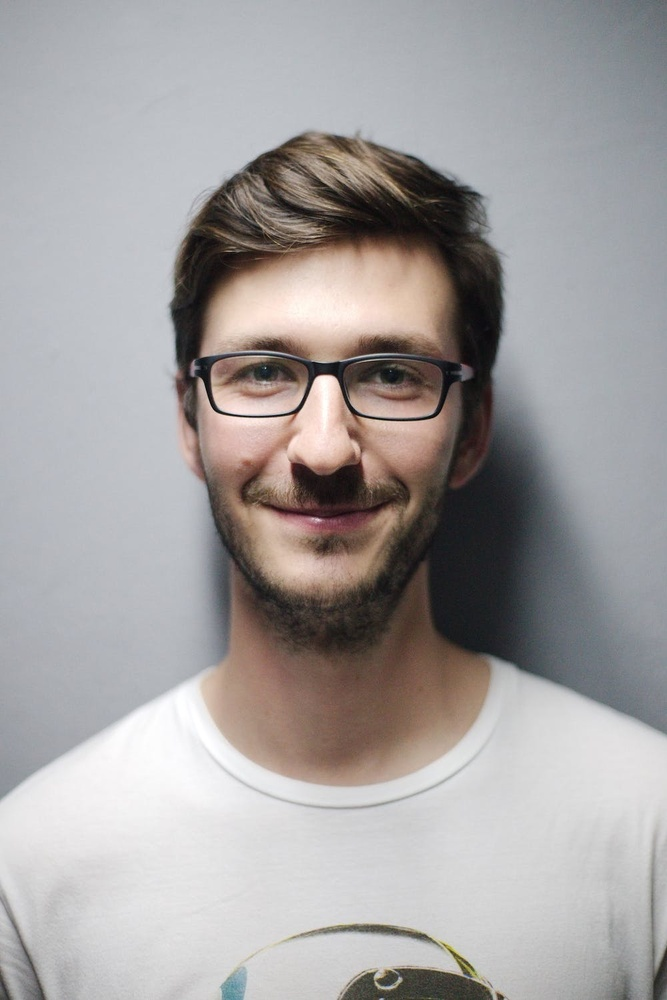
#> input picture code/sampleimage.jpeg, 667 x 1000 px, shrunk from 1000 x 1500 before the run
$ python opencv_demo.py
#> lines starting #> are read from the running program, lines starting #| are printed output that depends on the picture; after the words box and inside, x2 and y2 are one past the last pixel; in counts of white or black regions, pixels touching at a corner belong together
import numpy as np
import cv2

face_cascade = cv2.CascadeClassifier('lbpcascade_frontalface_improved.xml')

img = cv2.imread('sampleimage.jpeg')
#> img is the input picture: shape (1000, 667, 3); mean B, G, R 160.2, 160.4, 164
gray = cv2.cvtColor(img, cv2.COLOR_BGR2GRAY)
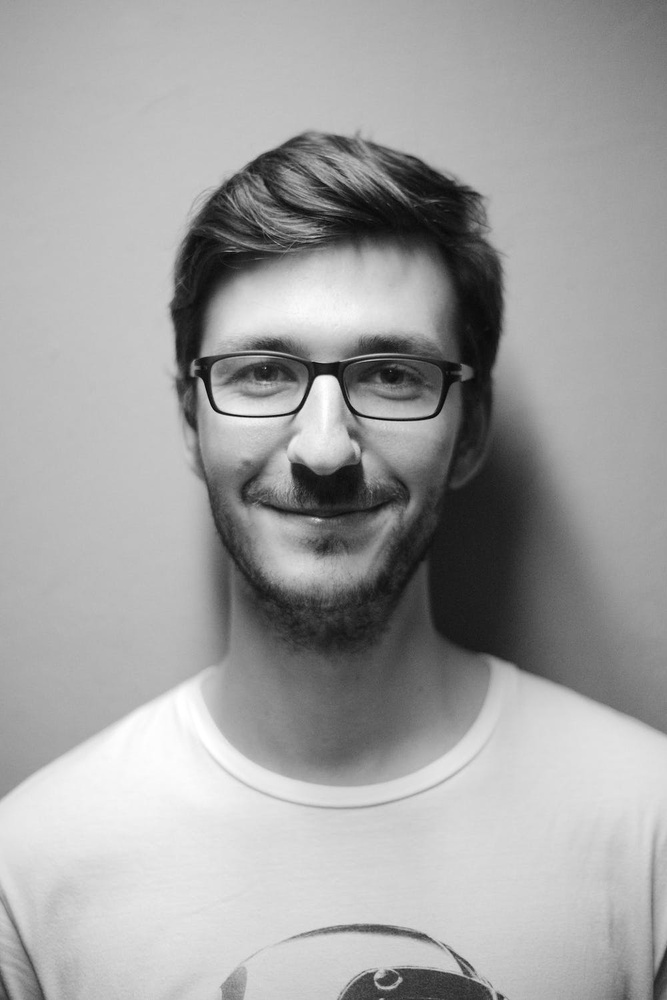
#> gray: shape (1000, 667); min 6, max 255, mean 161.6

faces = face_cascade.detectMultiScale(gray, 1.3, 5)
#> faces = [[214, 324, 217, 217]]
for (x,y,w,h) in faces:
    img = cv2.rectangle(img,(x,y),(x+w,y+h),(255,0,0),2)
    roi_gray = gray[y:y+h, x:x+w]
    roi_color = img[y:y+h, x:x+w]
#> this loop made 1 pass
#> pass 1, `img = cv2.rectangle(img,(x,y),(x+w,y+h),(255,0,0),2)`:
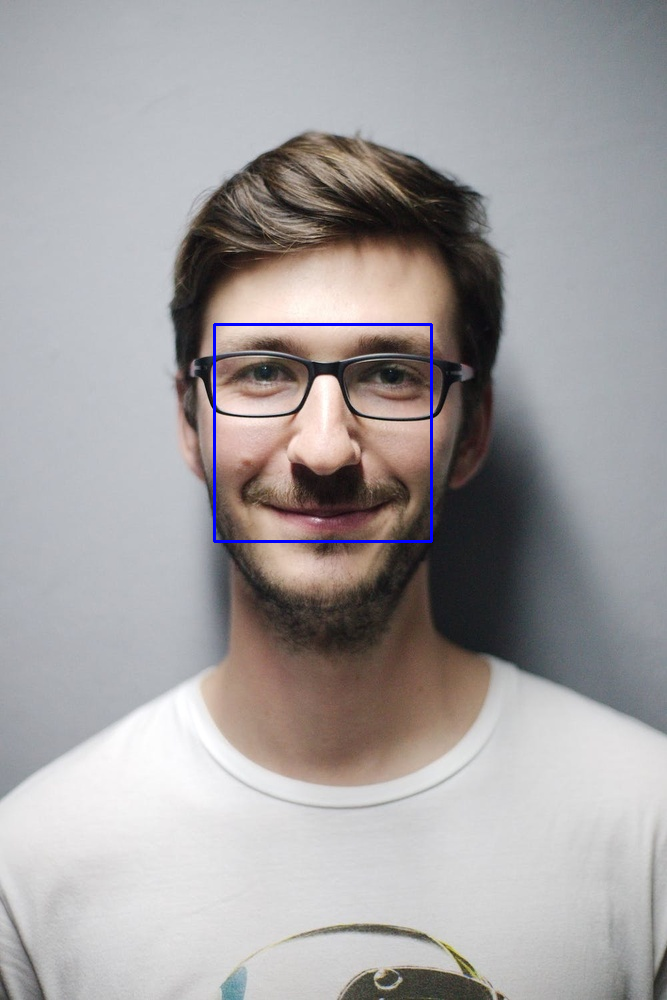
#> img: shape (1000, 667, 3); 0.39% of pixels changed, all inside (x1, y1, x2, y2) = (213, 323, 433, 543)
#> pass 1, `roi_gray = gray[y:y+h, x:x+w]`:
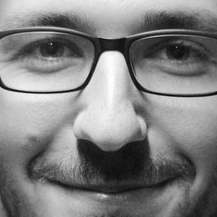
#> roi_gray: shape (217, 217); min 6, max 255, mean 128.9
#> pass 1, `roi_color = img[y:y+h, x:x+w]`:
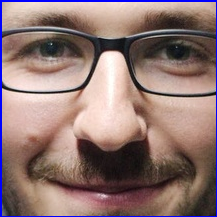
#> roi_color: shape (217, 217, 3); mean B, G, R 115.3, 118.4, 143.4

cv2.imshow('img',img)
cv2.waitKey(0)
cv2.destroyAllWindows()
